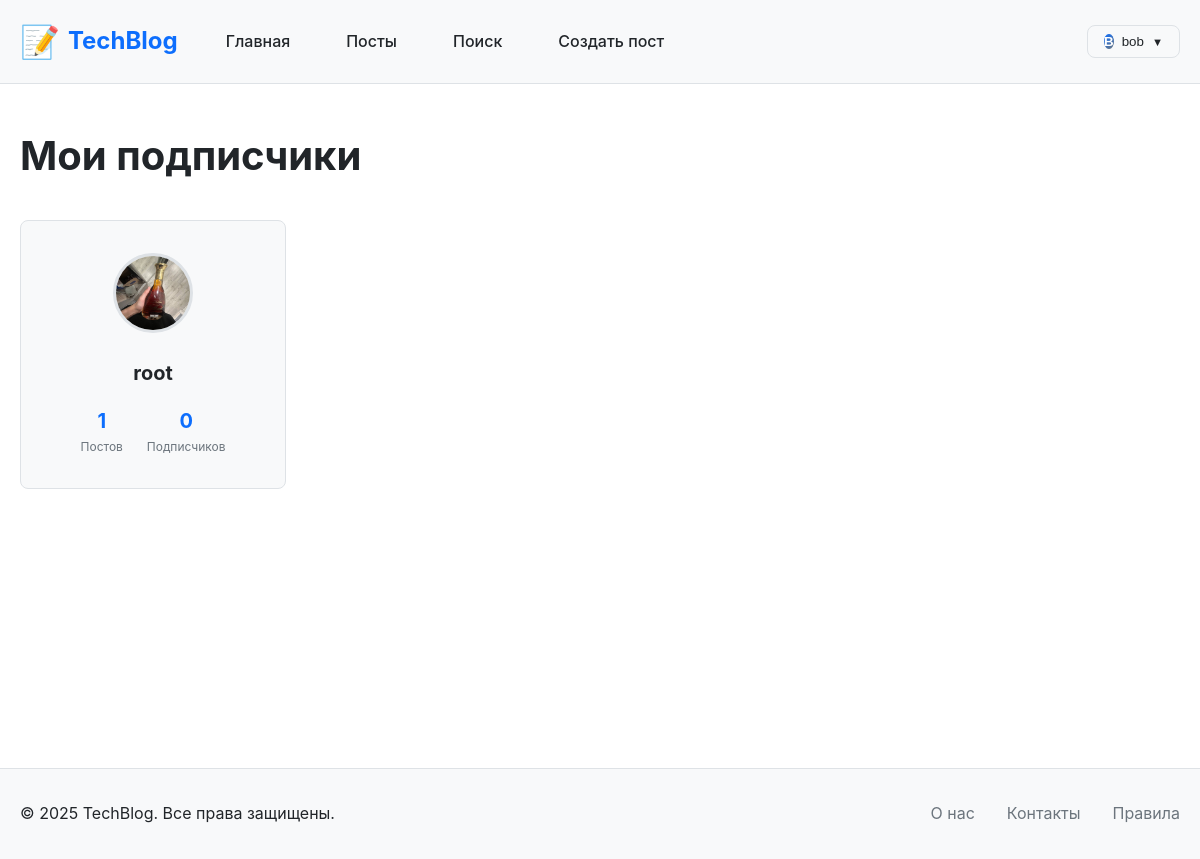
Screenshot of /users/subscribers/ (signed in) with the database file from the repository.
### blog/models.py (models this page shows, shortened)
class Subscribe(models.Model):
    user = models.ForeignKey(User, on_delete=models.CASCADE, related_name='subscribes', verbose_name='Подписчик')
    author = models.ForeignKey(User, on_delete=models.CASCADE, related_name='subscribers', verbose_name='Автор')
    created_at = models.DateTimeField(auto_now_add=True, verbose_name='Дата подписки')
    class Meta:
        unique_together = ['user', 'author']
        ordering = ['-created_at']
        verbose_name = 'Подписка'
        verbose_name_plural = 'Подписки'

### users/models.py (models this page shows, shortened)
class Profile(models.Model):
    user = models.OneToOneField(User, on_delete=models.CASCADE, related_name='profile')
    bio = models.TextField(max_length=500, blank=True, verbose_name='О себе')
    avatar = models.ImageField(upload_to='avatars/', blank=True, null=True, verbose_name='Аватар')
    location = models.CharField(max_length=100, blank=True, verbose_name='Местоположение')
    website = models.URLField(blank=True, verbose_name='Веб-сайт')
    class Meta:
        verbose_name = 'Профиль'
        verbose_name_plural = 'Профили'

### users/views.py (the view)
# urls.py: path('subscribers/', views.my_subscribers, name='my_subscribers'),
@login_required
def my_subscribers(request):
    subscribers = Subscribe.objects.filter(author=request.user).select_related('user')
    context = {
        'subscribers': subscribers,
    }
    return render(request, 'users/subscribers.html', context)

### users/templates/users/subscribers.html (shortened to what this page needs)
{% extends 'base.html' %}
{% load static %}
{% block content %}
<div class="container">
    <div class="subscriptions-page">
        <h1>Мои подписчики</h1>
        {% if subscribers %}
            <div class="users-grid">
                {% for subscription in subscribers %}
                    <div class="user-card">
                        <a href="{% url 'users:profile' subscription.user.username %}" class="user-card-link">
                            {% if subscription.user.profile.avatar %}
                                <img src="{{ subscription.user.profile.avatar.url }}"
                                     alt="{{ subscription.user.username }}"
                                     class="user-avatar">
                            {% else %}
                                <div class="user-avatar-placeholder">
                                    {{ subscription.user.username.0|upper }}
                                </div>
                            {% endif %}
                            <h3 class="user-name">{{ subscription.user.username }}</h3>
                            <div class="user-stats">
                                <div class="user-stat">
                                    <span class="stat-value">{{ subscription.user.posts.count }}</span>
                                    <span class="stat-label">Постов</span>
                                </div>
                                <div class="user-stat">
                                    <span class="stat-value">{{ subscription.user.subscribers.count }}</span>
                                    <span class="stat-label">Подписчиков</span>
                                </div>
                            </div>
                        </a>
                    </div>
                {% endfor %}
            </div>
        {% else %}
            <div class="empty-state">
                <p>У вас пока нет подписчиков</p>
                <a href="{% url 'blog:create_post' %}" class="btn btn-primary">Создать пост</a>
            </div>
        {% endif %}
    </div>
</div>
{% endblock %}

### templates/base.html (shortened to what this page needs)
{% load static %}
<!DOCTYPE html>
<html lang="ru" data-theme="{{ request.user.settings.theme|default:'light' }}">
<head>
    <link rel="stylesheet" href="{% static 'css/base.css' %}">
    <link rel="stylesheet" href="{% static 'css/themes.css' %}">
    <link rel="stylesheet" href="{% static 'css/posts.css' %}">
    <link rel="stylesheet" href="{% static 'css/profiles.css' %}">
</head>
<body>
    <header class="header">
        <div class="container">
            <nav class="navbar">
                <div class="navbar-brand">
                    <a href="{% url 'blog:index' %}" class="logo">
                        <span class="logo-icon">📝</span>
                        <span class="logo-text">TechBlog</span>
                    </a>
                </div>
                <div class="navbar-menu" id="navbarMenu">
                    <ul class="navbar-nav">
                        <li><a href="{% url 'blog:index' %}" class="nav-link">Главная</a></li>
                        <li><a href="{% url 'blog:posts_list' %}" class="nav-link">Посты</a></li>
                        <li><a href="{% url 'blog:search' %}" class="nav-link">Поиск</a></li>
                        {% if user.is_authenticated %}
                            <li><a href="{% url 'blog:create_post' %}" class="nav-link">Создать пост</a></li>
                        {% endif %}
                    </ul>
                    <div class="navbar-account">
                        {% if user.is_authenticated %}
                            <div class="account-dropdown">
                                <button class="account-btn" id="accountBtn">
                                    {% if user.profile.avatar %}
                                        <img src="{{ user.profile.avatar.url }}" alt="{{ user.username }}" class="avatar-sm">
                                    {% else %}
                                        <span class="avatar-placeholder">{{ user.username.0|upper }}</span>
                                    {% endif %}
                                    <span class="username-text">{{ user.username }}</span>
                                    <span class="dropdown-arrow">▼</span>
                                </button>
                            </div>
                        {% else %}
                            <a href="{% url 'users:login' %}" class="btn btn-outline">Войти</a>
                            <a href="{% url 'users:register' %}" class="btn btn-primary">Регистрация</a>
                        {% endif %}
                    </div>
                </div>
            </nav>
        </div>
    </header>
    <main class="main-content">
        {% block content %}
        {% endblock %}
    </main>
    <footer class="footer">
        <div class="container">
            <div class="footer-content">
                <p>&copy; 2025 TechBlog. Все права защищены.</p>
                <div class="footer-links">
                    <a href="#">О нас</a>
                    <a href="#">Контакты</a>
                    <a href="#">Правила</a>
                </div>
            </div>
        </div>
    </footer>
</body>
</html>

### static/css/base.css (style rules this page uses)
:root { --font-primary: -apple-system, BlinkMacSystemFont, 'Segoe UI', Roboto, 'Helvetica Neue', Arial, sans-serif; --font-mono: 'Courier New', Courier, monospace; --transition-fast: 0.15s ease; --transition-normal: 0.3s ease; --border-radius: 8px; --box-shadow: 0 2px 8px rgba(0, 0, 0, 0.1); --box-shadow-lg: 0 4px 16px rgba(0, 0, 0, 0.15); }
* { margin: 0; padding: 0; box-sizing: border-box; }
body { font-family: var(--font-primary); font-size: 16px; line-height: 1.6; background-color: var(--bg-primary); color: var(--text-primary); transition: background-color var(--transition-normal), color var(--transition-normal); }
.container { max-width: 1200px; margin: 0 auto; padding: 0 20px; }
.main-content { min-height: calc(100vh - 180px); padding: 40px 0; }
.header { background-color: var(--bg-secondary); border-bottom: 1px solid var(--border-color); position: sticky; top: 0; z-index: 1000; transition: background-color var(--transition-normal); }
.navbar { display: flex; justify-content: space-between; align-items: center; padding: 1rem 0; gap: 2rem; }
.navbar-brand .logo { display: flex; align-items: center; gap: 0.5rem; text-decoration: none; font-size: 1.5rem; font-weight: bold; color: var(--primary-color); transition: transform var(--transition-fast); }
.logo-icon { font-size: 2rem; }
.navbar-menu { display: flex; align-items: center; gap: 2rem; flex: 1; }
.navbar-nav { display: flex; list-style: none; gap: 1.5rem; margin: 0; }
.nav-link { color: var(--text-primary); text-decoration: none; font-weight: 500; padding: 0.5rem 1rem; border-radius: var(--border-radius); transition: background-color var(--transition-fast), color var(--transition-fast); }
.navbar-account { margin-left: auto; display: flex; align-items: center; gap: 1rem; }
.account-dropdown { position: relative; }
.account-btn { display: flex; align-items: center; gap: 0.5rem; background: none; border: 1px solid var(--border-color); padding: 0.5rem 1rem; border-radius: var(--border-radius); cursor: pointer; transition: all var(--transition-fast); color: var(--text-primary); }
.dropdown-arrow { font-size: 0.7rem; transition: transform var(--transition-fast); }
.avatar-sm, .avatar-md, .avatar-lg, .avatar-placeholder { border-radius: 50%; object-fit: cover; }
.avatar-placeholder { display: inline-flex; align-items: center; justify-content: center; background: linear-gradient(135deg, var(--primary-color), var(--secondary-color)); color: white; font-weight: bold; }
.footer { background-color: var(--bg-secondary); border-top: 1px solid var(--border-color); padding: 2rem 0; margin-top: 4rem; }
.footer-content { display: flex; justify-content: space-between; align-items: center; flex-wrap: wrap; gap: 1rem; }
.footer-links { display: flex; gap: 2rem; }
.footer-links a { color: var(--text-secondary); text-decoration: none; transition: color var(--transition-fast); }

### static/css/themes.css (style rules this page uses)
[data-theme="light"] { --bg-primary: #ffffff; --bg-secondary: #f8f9fa; --text-primary: #212529; --text-secondary: #6c757d; --border-color: #dee2e6; --hover-bg: #e9ecef; --primary-color: #0d6efd; --primary-hover: #0b5ed7; --secondary-color: #6c757d; --success-bg: #d1e7dd; --success-color: #0f5132; --danger-bg: #f8d7da; --danger-color: #842029; --info-bg: #cfe2ff; --info-color: #084298; --danger-color: #dc3545; --danger-hover: #bb2d3b; }

### rows the page displays
Subscribe: user.profile.avatar (picture), user.username "root", user.posts.count "1", user.subscribers.count "0"

### other values shown
{{ user.username.0|upper }} "B"
{{ user.username }} "bob"
